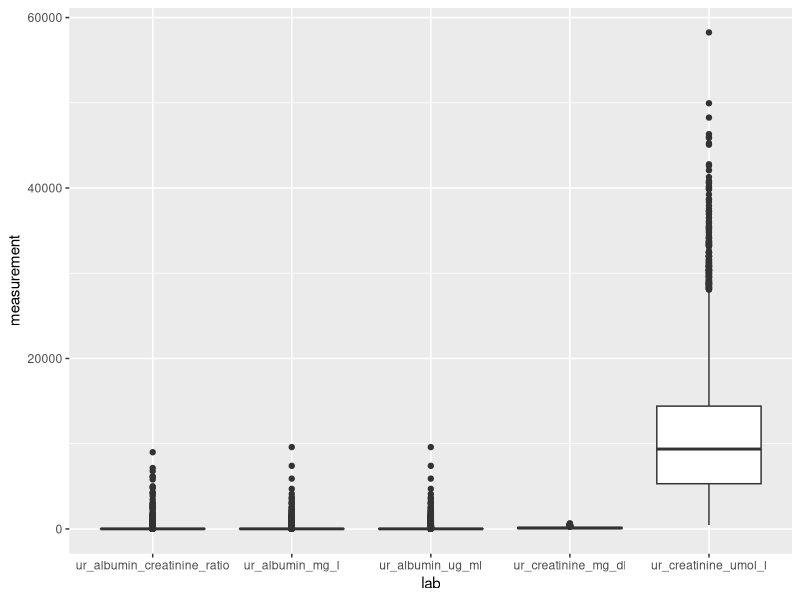

Generate this figure with R:
## ---- chunk 1
library(tidyverse)
labs_data <- read.csv("data/urine_albumin_creatinine.csv")
## ---- chunk 2
head(labs_data, 10)
## ---- chunk 3
labs_data_wide <- labs_data |> 
  pivot_wider(names_from = "lab", values_from = "measurement")
labs_data_wide
## ---- chunk 4
labs_data_wide |> pivot_longer(cols = starts_with("ur_"), names_to = "lab", values_to = "measurement")
## ---- chunk 5
# create boxplots using the long format
labs_data |> ggplot() + 
  geom_boxplot(aes(x = lab, y = measurement))
## ---- chunk 6
demographics <- read_csv("data/demographics.csv")
demographics
## ---- chunk 7
demographics |> 
  select(respondent_id, gender, marital_status, race) |>
  pivot_longer(cols = all_of(c("gender", "marital_status", "race"))) 
